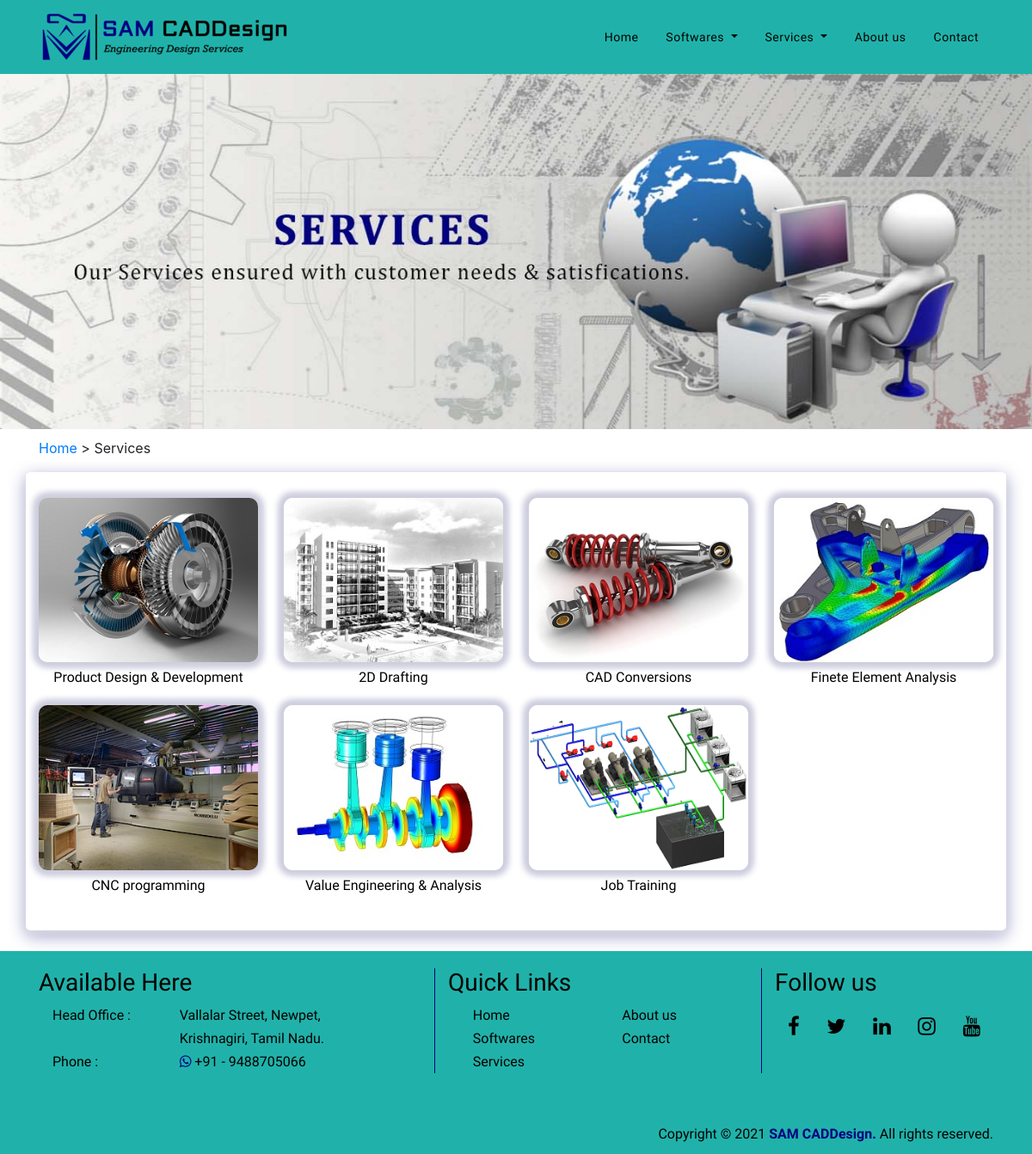
The app's page /services, older data.
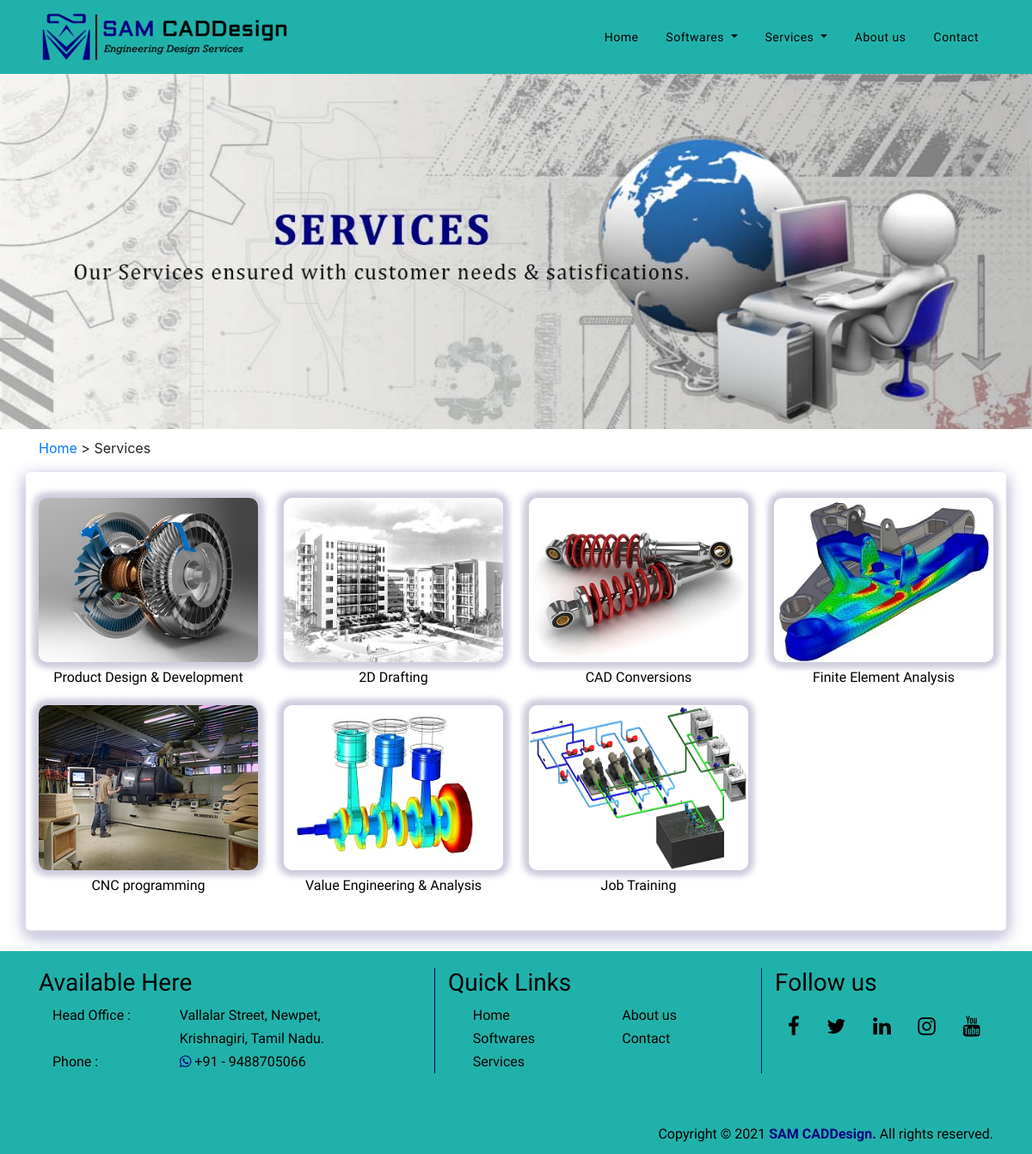
The same page, newer data.
### website/models.py (models this page shows, shortened)
class services (models.Model):
    services_active = models.BooleanField(default=True)
    name = models.CharField(max_length=50, null=True)
    thumb_image = models.ImageField()
    name_active = models.BooleanField(default=True)
    description_1 = models.TextField()
    description_2 = models.TextField(null=True, blank=True)
    description_3 = models.TextField(null=True, blank=True)
    head_1 = models.CharField(max_length=100, null=True)
    head_1_info = models.TextField(null=True)
    image_active = models.BooleanField(default=True)
    image_1 = models.ImageField()
    image_2 = models.ImageField()
    head_2 = models.CharField(max_length=100, null=True)
    head_2_info = models.TextField(null=True)

### website/views.py (the view)
# urls.py: path('services', services_view, name="services"),
def services_view(request):
    instance = services.objects.all()
    instance_1 = header.objects.all()
    instance_2 = softwares.objects.all()
    context = {
        "services": instance,
        'header': instance_1,
        'softwares_head': instance_2,
        "title": "Services",
    }
    return render(request, "services.html", context)

### templates/services.html
{% extends 'base.html'%}
{%load static%}
{%block content%}
        <main>
            <div id="slider">
                <div id="header-slider" class="carousel slide corousel-fade" data-ride="carousel">
                    <div id="carouselExampleSlidesOnly" class="carousel slide" data-ride="carousel">
                        <div class="carousel-inner">
                            <div class="carousel-item active">
                              <img class="d-block w-100" src="../static/images/body-slider-5.jpg" alt="serivices-image">
                            </div>
                        </div>
                    </div>
                </div>
            </div>
        </main>
        <section id="softwares-solidworks">
            <div class="container">
                <p><a href="{% url 'base' %}"> Home </a> > <a> Services</a></p>
            </div>
        </section>
        <section id="services">
            <div class="container-fluid home-product">
                <div class="container">
                    <div class="row">
                        {% for data in services %}
                            {%if data.services_active%}
                            <div class="col-md-3 col-xs-6 box">
                                <div class="img-box">
                                    <a href="{% url 'services_id' data.id%}">
                                        <img src="{{data.thumb_image.url}}" alt="{{data.name}}" class="img-responsive" title="{{data.name}}">
                                    </a>
                                </div>
                                <a href="{% url 'services_id' data.id%}">{{data.name}}</a>
                            </div>
                            {%endif%}
                        {%endfor%}
                    </div>
                </div>
            </div>
        </section><br>
{%endblock content%}

Row changes from the older to the newer data that the page shows:
changed services: name "Finete Element Analysis" → "Finite Element Analysis"
